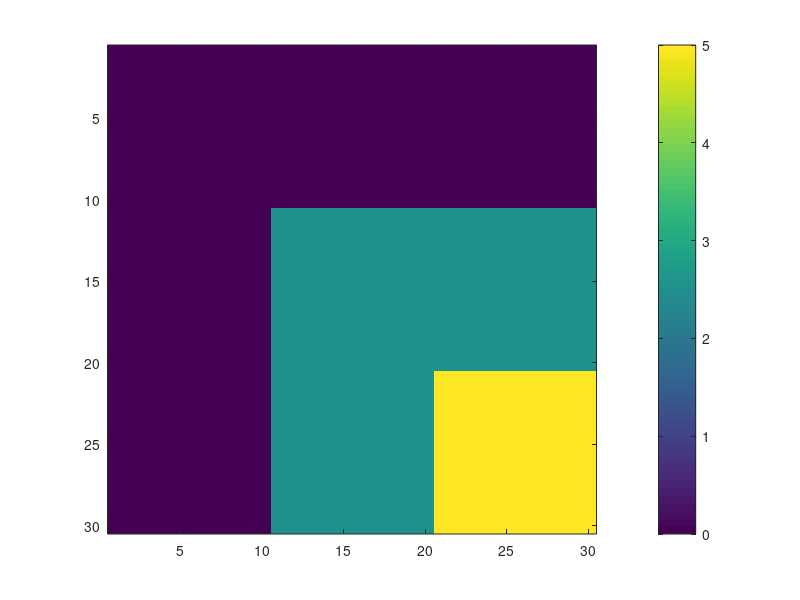
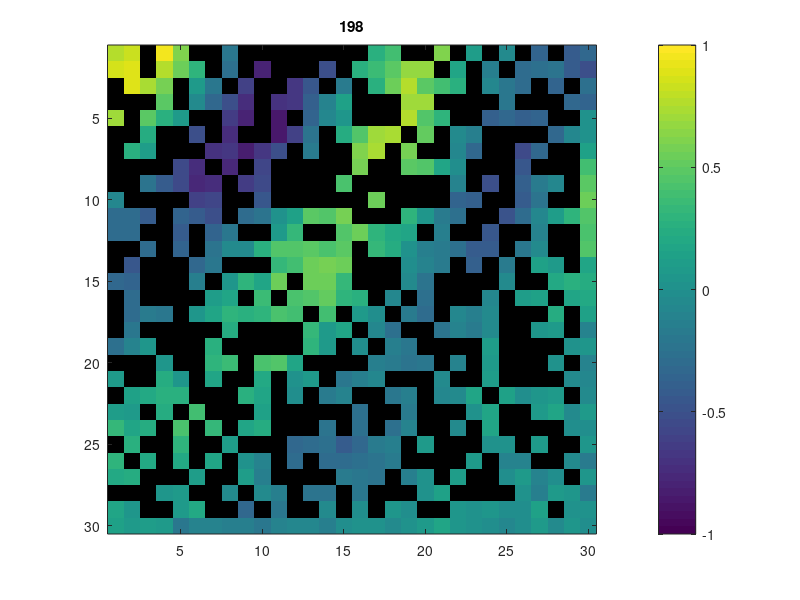

Write the MATLAB code that produced these figures, in order. (Note: this script raises an error after producing the figures.)
%% Resample
load('Waves_ObsAttenAlp5.mat');

rng(0);
Xn=W30_2(:,:,301:500);
figure
imagesc(alpha)
axis square
colorbar

Xmin = min(Xn(:));
Xmax = max(Xn(:));
Xn = 2*((Xn-Xmin)/(Xmax-Xmin)-0.5);
noise = (std(Xn(:))*0.2)*randn(size(Xn)); 
Xn = Xn+noise;
x_lb = 1*dx;
y_lb = 1*dy;
t_lb = 2*dt;

x_onecol = x_lb: dx: x_lb+29*dx; 
y_onerow = y_lb:dy:y_lb+29*dy;
t_oneslice = t_lb: dt: t_lb+197*dt;

%t_intoneslice = 0.02:0.005:1.995;
t_intoneslice = t_lb:dt:t_lb+197*dt;
T = [];
for i = 1:length(t_intoneslice)
    T = [T, t_intoneslice(i)*ones(1,length(x_onecol)*length(y_onerow))];
end

Usel = Xn(:,:, 2:1:2+197);

U0 = [];
for k=1:198
    for j=1:30
        for i=1:30
            U0 = [U0, Usel(i,j,k)];
        end
    end
end

% test if U0 is correct
U0_rec = zeros(30,30,198);
for k=1:198
    for j=1:30
        for i=1:30
            U0_rec(i,j,k) = U0(900*(k-1)+30*(j-1)+i);
        end
    end
end
U_diff = abs(Usel-U0_rec);
diffsum = sum(U_diff(:));
% end test

coor_ind_ori = 1:length(y_onerow)*length(x_onecol);
coor_ind_add = [];
for i=1:length(coor_ind_ori)
    if(mod(i,30)==0 || i>870 || mod(i-1,31)==0)
        coor_ind_add = [coor_ind_add,coor_ind_ori(i)];
        coor_ind_ori(i) = -1;
    end
end
coor_ind_from = coor_ind_ori;
coor_ind_from(coor_ind_from == -1) = [];

Smpl = randsample(coor_ind_from, floor(length(coor_ind_from)*0.5));
Smpl = [Smpl,coor_ind_add];


[Smpl,sind] = sort(Smpl,'ascend');

X1 = repmat(x_onecol,1,length(y_onerow));
X0 = repmat(X1(Smpl),1,length(t_oneslice)); %vectorize

Y0=[];
for i=1:length(y_onerow)
    Y0 = [Y0, y_onerow(i)*ones(1,length(x_onecol))];
end
Y0 = repmat(Y0(Smpl),1,length(t_oneslice));

T0 = [];
for i = 1:length(t_oneslice)
    T0 = [T0, t_oneslice(i)*ones(1,length(Smpl))];
end

t_intoneslice = t_oneslice;%0.01:0.005:1.985;
T = [];
for i = 1:length(t_intoneslice)
    T = [T, t_intoneslice(i)*ones(1,length(x_onecol)*length(y_onerow))];
end

Y=[];
for i=1:length(y_onerow)
    Y = [Y, y_onerow(i)*ones(1,length(x_onecol))];
end
Y = repmat(Y,1,length(t_intoneslice));

X = repmat(repmat(x_onecol,1,length(y_onerow)),1,length(t_intoneslice)); %vectorize

M1 = mod(Smpl-1,30)+1;%x
M2 = floor((Smpl-1)/30)+1;%y
M = [M1',M2'];


U0 = [];
for t=2:199
    for i=1:size(M,1)
        U0 = [U0, Xn(M(i,1),M(i,2),t)];
    end
end

Urec = nan(30,30,198);
for i=1:198
    for j=1:length(M)
        Urec(M(j,1),M(j,2),i) = U0((i-1)*length(M)+j);
    end
end

figure
for i=1:198
    Data_Array = Urec(:,:,i);
    imAlpha=ones(size(Data_Array));
    imAlpha(isnan(Data_Array))=0;
    imagesc(Data_Array,'AlphaData',imAlpha);
    set(gca,'color',0*[1 1 1]);
    axis square
    colorbar
    caxis([-1 1])
    title(num2str(i))
    pause(.2)
end
%% 
ds = arrayDatastore([X' Y' T']);
%%
numLayers = 5;
numNeurons = 200;
sz = [numNeurons 3];
numIn = numNeurons;
%%
C = c;
ALPHA = alpha;

parameters = struct;

parameters.fc1.Weights = initializeHe(sz,3);
parameters.fc1.Bias = initializeZeros([numNeurons 1]);

rnk = 5;
rnkAlpha = 5
mu = 0;
sigma = 0.1;

parameters.UL1 = initializeGaussian([length(x_onecol),rnk],mu,sigma);%([length(x_onecol),rnk]);
parameters.SVR1 = initializeGaussian([rnk,length(x_onecol)],mu,sigma);

parameters.UL2 = initializeGaussian([length(x_onecol),rnkAlpha],mu,sigma);%([length(x_onecol),rnk]);
parameters.SVR2 = initializeGaussian([rnkAlpha,length(x_onecol)],mu,sigma);

for layerNumber=2:numLayers-1
    name = "fc"+layerNumber;

    sz = [numNeurons numNeurons];
    numIn = numNeurons;
    parameters.(name).Weights = initializeHe(sz,numIn);
    parameters.(name).Bias = initializeZeros([numNeurons 1]);
end

parameters.("fc" + numLayers).Weights = initializeHe([1,numNeurons],numIn);
parameters.("fc" + numLayers).Bias = initializeZeros([1 1]);
%
%%
numEpochs = 30000;
miniBatchSize = length(X0);

executionEnvironment = "auto";

initialLearnRate = 1e-3;
decayRate = 2.5e-4;
%%
mbq = minibatchqueue(ds, ...
    MiniBatchSize=900*11, ...
    MiniBatchFormat="BC", ...
    OutputEnvironment=executionEnvironment);
%%
X0 = dlarray(X0,"CB");
Y0 = dlarray(Y0,"CB");
T0 = dlarray(T0,"CB");

ampAdj = 1/(max(U0(:))-min(U0(:)));
biasAdj = min(U0(:));
U0 = 2*(U0-biasAdj)*ampAdj-1;

U0 = dlarray(U0);

averageGrad = [];
averageSqGrad = [];

accfun = dlaccelerate(@modelLoss_2D_atten_var_wuSVD_noLossb);
%%
iteration = 0;
RECORD = cell(numEpochs,5);
LOSS = zeros(numEpochs,5);
LOSS_in = zeros(6,5);
lenT = 10; % in fact this is lenT-1

% Known entries are located in the right, bottom boundaries and the
% diagonal
addon = zeros(88,2);
for i=1:30
    addon(i,:) = i;
end
for i=31:59
    addon(i,1) = 30;
    addon(i,2) = i-30;
end
for i=60:88
    addon(i,1) = i-59;
    addon(i,2) = 30;
end

%%
for epoch = 1:numEpochs
    tic

    reset(mbq);
    ep_in = 0;
    iteration = iteration + 1;
    learningRate = initialLearnRate / (1+decayRate*iteration);
    while hasdata(mbq)
        ep_in = ep_in+1
       
        XYT = next(mbq);
        X = XYT(1,:);
        Y = XYT(2,:);
        T = XYT(3,:);

       [loss,lossF,lossU,loss_s,loss_b,LAM1,LAM2,gradients,vU,PDEterms] = dlfeval(accfun,parameters,X,Y,T,X0,Y0,T0,U0,lenT,C,ALPHA,10,addon);

        % Update the network parameters using the adamupdate function.
        [parameters,averageGrad,averageSqGrad] = adamupdate(parameters,gradients,averageGrad, ...
            averageSqGrad,iteration,learningRate);

        RECORD{epoch,1} = LAM1;
        RECORD{epoch,2} = LAM2;
        RECORD{epoch,4} = vU;
        
        LOSS_in(ep_in,1) = double(gather(extractdata(loss)));
        lossF_in = double(gather(extractdata(lossF)));
        LOSS_in(ep_in,2) = lossF_in;
        lossU_in = double(gather(extractdata(lossU)));
        LOSS_in(ep_in,3) = lossU_in;
        loss_s_in = double(gather(extractdata(loss_s)));
        LOSS_in(ep_in,4) = loss_s_in;
        loss_b_in = double(gather(extractdata(loss_b)));
        LOSS_in(ep_in,5) = loss_b_in;
    end
    epoch
    if(mod(epoch,100)==0)
        RECORD{epoch,3} = gradients;
        RECORD{epoch,5} = PDEterms;
    end
    % Plot training progress.
    loss = double(gather(extractdata(loss)));

    LOSS(epoch,1) = loss;
    lossF = double(gather(extractdata(lossF)));
    LOSS(epoch,2) = lossF;
    lossU = double(gather(extractdata(lossU)));
    LOSS(epoch,3) = lossU;
    loss_s = double(gather(extractdata(loss_s)));
    LOSS(epoch,4) = loss_s;
    loss_b = double(gather(extractdata(loss_b)));
    LOSS(epoch,5) = loss_b;
    %[loss, lossU]
    LOSS(epoch,1:5)
    if(mod(epoch,500)==0 || epoch==5)
        fname = strcat('Saved/',strcat(num2str(epoch),'STD20_RBD_r55.mat'));
        save(fname);
    end
    toc
end